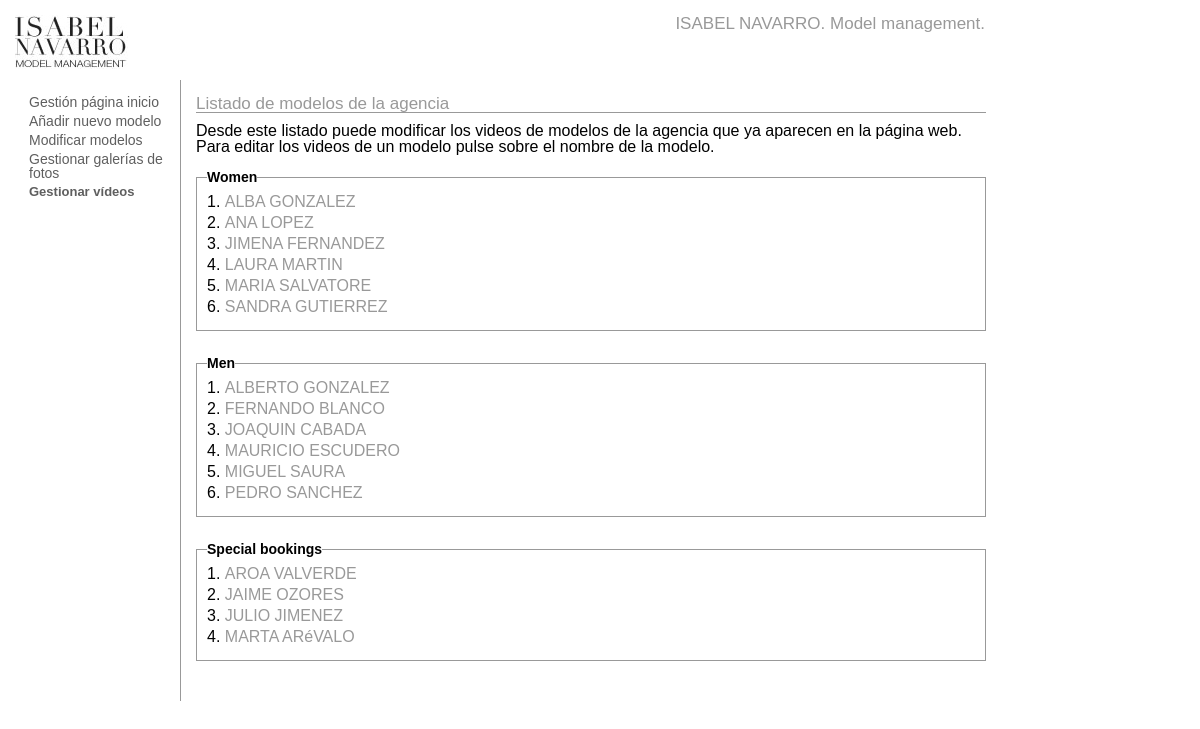
Before: /videos.php with the older database file.
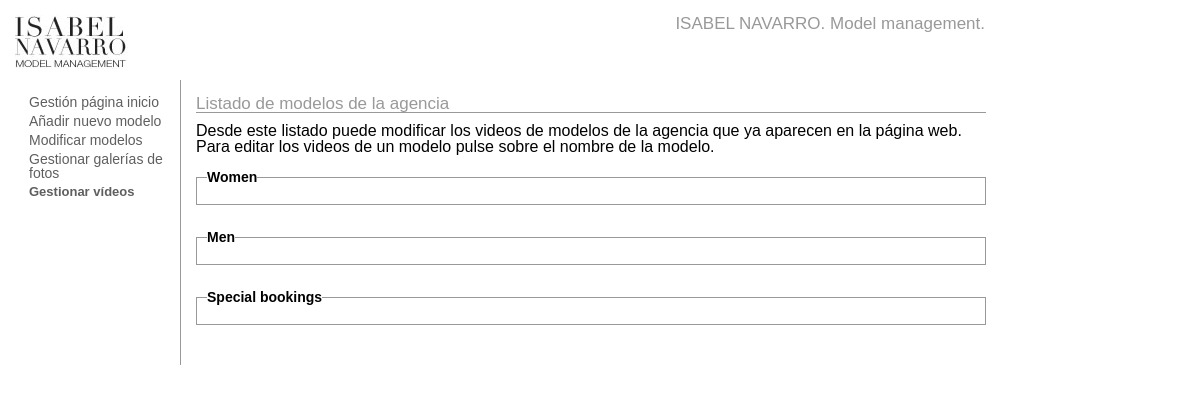
After: the same page with the newer database file.
### tables this page shows
CREATE TABLE `models_model` (
  `id` int(10) NOT NULL AUTO_INCREMENT,
  `first_name` mediumtext,
  `last_name` mediumtext,
  `gender` mediumtext,
  `age` mediumtext,
  `shoe_size` mediumtext,
  `hair_color` mediumtext,
  `eyes_color` mediumtext,
  `height` mediumtext,
  `bust` mediumtext,	 
  `hips` mediumtext,	 
  `waist` mediumtext,	 
  `collar` mediumtext,	 
  `chest` mediumtext,	 
  `model_type` mediumtext,	 
  `add_date` int(11) NOT NULL DEFAULT "0",
  `active` tinyint(1) DEFAULT '1',
  PRIMARY KEY  (`id`)
);

### videos.php (the view, shortened to what this page needs)
<!DOCTYPE html PUBLIC "-//W3C//DTD XHTML 1.0 Transitional//EN" "http://www.w3.org/TR/xhtml1/DTD/xhtml1-transitional.dtd">
<html xmlns="http://www.w3.org/1999/xhtml">
<head>
<link href="../css/styles.css" rel="stylesheet" type="text/css" />
</head>
<body id="administrador">
<div id="cabecera">
    	<a href="index.php"><img src="img/logo_isabel_navarro.jpg" alt="ISABEL NAVARRO. Model management." /><span class="hide2">ISABEL NAVARRO. Model management.</span></a>
        <h1 class="floatRight">ISABEL NAVARRO. Model management.</h1>
</div>
<div id="secciones">
	<ul>
    	<li><a href="intro.php">Gestión página inicio</a></li>
    	<li><a href="addmodel.php">Añadir nuevo modelo</a></li>
    	<li><a href="setmodel.php">Modificar modelos</a></li>
		<li><a href="photos.php">Gestionar galerías de fotos</a></li>
        <li class="active"><a href="videos.php">Gestionar vídeos</a></li>
    </ul>
</div>
<div id="panelCentral">
	<h2>Listado de modelos de la agencia</h2>
	<p>Desde este listado puede modificar los videos de modelos de la agencia que ya aparecen en la página web. Para editar los videos de un modelo pulse sobre el nombre de la modelo.</p>
    <fieldset>
        <legend>Women</legend>
        <ol>
			<?
				$resultModels = mysql_query("SELECT id, first_name, last_name  FROM models_model WHERE model_type = 'women' ORDER BY first_name");
					$num_cols = mysql_affected_rows();
					if ($num_cols>0){
						for($i=0;$i<$num_cols;$i++){
							$row = mysql_fetch_assoc($resultModels);
			?>
        	<li><a id="<?= $row['id'] ?>" href="videosmodel.php?model_id=<?= $row['id'] ?>"><?= strtoupper($row['first_name']) ?> <?= strtoupper($row['last_name']) ?></a></li>
			<?
					}
				}
			?>
        </ol>
	</fieldset>
    <fieldset>
        <legend>Men</legend>
        <ol>
        	<?
				$resultModels = mysql_query("SELECT id, first_name, last_name  FROM models_model WHERE model_type = 'men' ORDER BY first_name");
					$num_cols = mysql_affected_rows();
					if ($num_cols>0){
						for($i=0;$i<$num_cols;$i++){
							$row = mysql_fetch_assoc($resultModels);
			?>
        	<li><a id="<?= $row['id'] ?>" href="videosmodel.php?model_id=<?= $row['id'] ?>"><?= strtoupper($row['first_name']) ?> <?= strtoupper($row['last_name']) ?></a></li>
			<?
					}
				}
			?>
        </ol>
	</fieldset>
    <fieldset>
        <legend>Special bookings</legend>
        <ol>
        	<?
				$resultModels = mysql_query("SELECT id, first_name, last_name  FROM models_model WHERE model_type = 'special_booking' ORDER BY first_name");
					$num_cols = mysql_affected_rows();
					if ($num_cols>0){
						for($i=0;$i<$num_cols;$i++){
							$row = mysql_fetch_assoc($resultModels);
			?>
        	<li><a id="<?= $row['id'] ?>" href="videosmodel.php?model_id=<?= $row['id'] ?>"><?= strtoupper($row['first_name']) ?> <?= strtoupper($row['last_name']) ?></a></li>
			<?
					}
				}
			?>
        </ol>
	</fieldset>
</div>
</body>
</html>

Changed rows visible on the page:
removed models_model: first_name "ALBA", last_name "GONZALEZ", shown under "Women"
removed models_model: first_name "ANA", last_name "LOPEZ", shown under "Women"
removed models_model: first_name "JIMENA", last_name "FERNANDEZ", shown under "Women"
removed models_model: first_name "LAURA", last_name "MARTIN", shown under "Women"
removed models_model: first_name "MARIA", last_name "SALVATORE", shown under "Women"
removed models_model: first_name "SANDRA", last_name "GUTIERREZ", shown under "Women"
removed models_model: first_name "ALBERTO", last_name "GONZALEZ", shown under "Men"
removed models_model: first_name "FERNANDO", last_name "BLANCO", shown under "Men"
removed models_model: first_name "JOAQUIN", last_name "CABADA", shown under "Men"
removed models_model: first_name "MAURICIO", last_name "ESCUDERO", shown under "Men"
removed models_model: first_name "MIGUEL", last_name "SAURA", shown under "Men"
removed models_model: first_name "PEDRO", last_name "SANCHEZ", shown under "Men"
removed models_model: first_name "AROA", last_name "VALVERDE", shown under "Special bookings"
removed models_model: first_name "JAIME", last_name "OZORES", shown under "Special bookings"
removed models_model: first_name "JULIO", last_name "JIMENEZ", shown under "Special bookings"
removed models_model: first_name "MARTA", last_name "ARéVALO", shown under "Special bookings"
